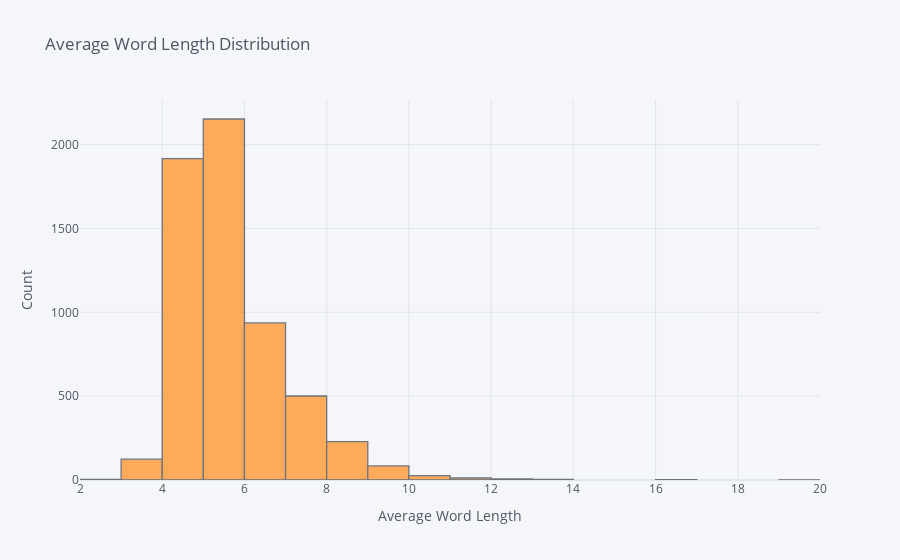

Notebook source saved alongside this figure:
### Code cell
# plotting the avg_word_len for all samples
data_final['avg_word_len'].iplot(kind='hist',bins=30,xTitle='Average Word Length ',yTitle='Count',title='Average Word Length Distribution')

### Figure 1 — Plotly figure (JSON) as saved in the notebook; plotly's stock layout.template omitted (floating-point values rounded to 4 significant figures; data arrays with more than 128 entries replaced by an {"elided": "..."} marker saying what was removed)
{"data": [{"histfunc": "count", "histnorm": "", "marker": {"color": "rgba(255, 153, 51, 1.0)", "line": {"color": "#4D5663", "width": 1.3}}, "name": "avg_word_len", "nbinsx": 30, "opacity": 0.8, "orientation": "v", "type": "histogram", "x": {"elided": "6000 float values"}}], "layout": {"barmode": "overlay", "legend": {"bgcolor": "#F5F6F9", "font": {"color": "#4D5663"}}, "paper_bgcolor": "#F5F6F9", "plot_bgcolor": "#F5F6F9", "title": {"font": {"color": "#4D5663"}, "text": "Average Word Length Distribution"}, "xaxis": {"gridcolor": "#E1E5ED", "showgrid": true, "tickfont": {"color": "#4D5663"}, "title": {"font": {"color": "#4D5663"}, "text": "Average Word Length "}, "zerolinecolor": "#E1E5ED"}, "yaxis": {"gridcolor": "#E1E5ED", "showgrid": true, "tickfont": {"color": "#4D5663"}, "title": {"font": {"color": "#4D5663"}, "text": "Count"}, "zerolinecolor": "#E1E5ED"}}}
